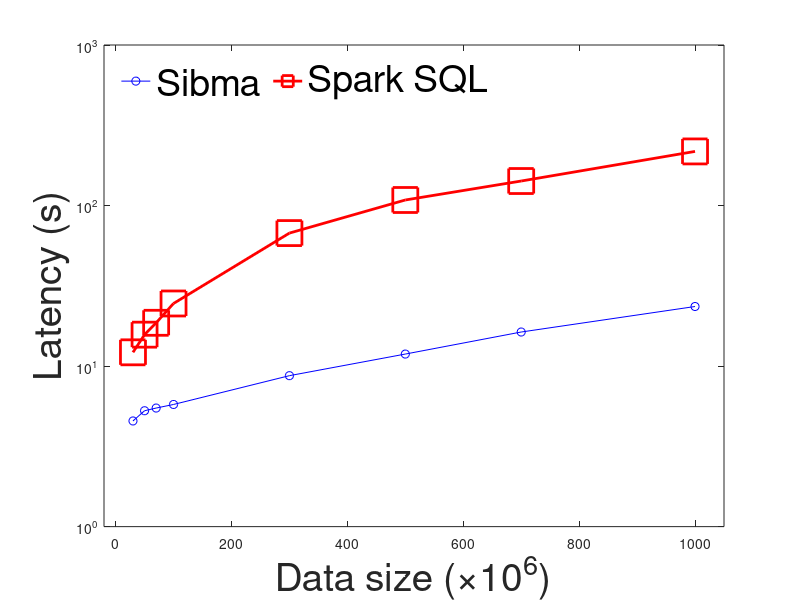

Source code (MATLAB):
% Create some data
clc;clear;hold off;
datasize = [30 50 70 100 300 500 700 1000];
% osm
BaselineMethod = [12.1835 15.6939 18.6081 24.5458 67.3640 108.2890 142.1456 217.3320];
IndexedMethod = [4.5523 5.2710 5.4787 5.7669 8.7164 11.8833 16.3016 23.5039];
% gaussian
% BaselineMethod = [8.0775 11.1674 18.6081 12.9178 38.8775 68.9994 85.3129 123.3805];
% IndexedMethod = [2.7899 3.2515 3.6071 4.0266 6.0088 7.4574 8.6373 10.6091];
% Create a y-axis semilog plot using the semilogy function
% Plot SER data in blue and BER data in red

set(gca,'Visible','on','Units','normalized');
set(gca,'Units','normalized','FontSize',30);
box('on');
semilogy(datasize,IndexedMethod,'-ob',datasize,BaselineMethod,'-rs','LineWidth', 2, 'MarkerSize', 18);
hold on;

xlim(gca,[-20 1050])
ylim(gca,[1 1000])

set(gca,'XTick',0:200:1000,'XMinorTick','off')
set(gca,'YTick',[1 10 100 1000],'YMinorTick','off')

xlabel('Data size (\times10^6)','FontSize',28)
ylabel('Latency (s)','FontSize',28)

h=legend('Sibma', 'Spark SQL');
set(h,'Interpreter','tex','Location','NorthWest','FontSize',27,'Orientation','Horizontal','Box','off');
print -depsc2 osm_rect_datasize_latency
